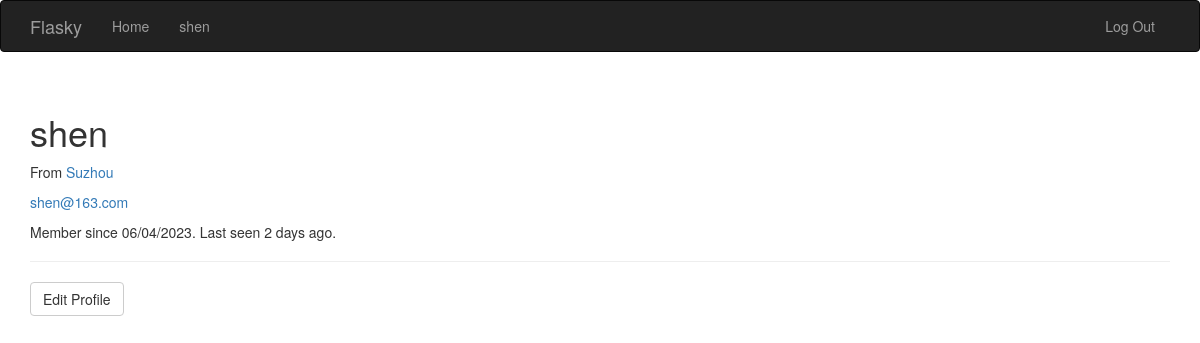
Before: /user/shen/ (signed in) with the older database file.
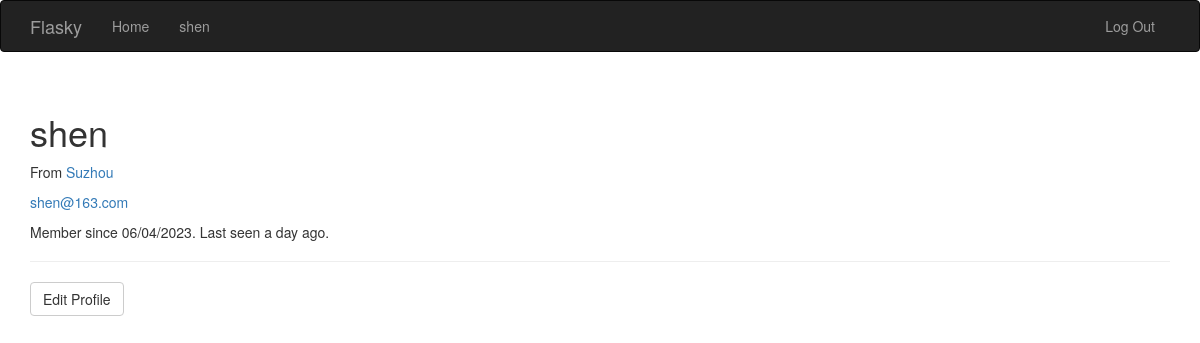
After: the same page with the newer database file.
### previews/models.py (models this page shows, shortened)
class User(UserMixin, db.Model):
    __tablename__ = 'users'
    id = db.Column(db.Integer, primary_key=True)
    email = db.Column(db.String(64), unique=True, index=True)
    username = db.Column(db.String(64), unique=True, index=True)
    password = db.Column(db.String(128))
    password_hash = db.Column(db.String(128))
    name = db.Column(db.String(64))
    location = db.Column(db.String(64))
    about_me = db.Column(db.Text())
    member_since = db.Column(db.DateTime(), default=datetime.utcnow)
    last_seen = db.Column(db.DateTime(), default=datetime.utcnow)
    role_id = db.Column(db.Integer, db.ForeignKey('roles.id'))
    posts = db.relationship('Post', backref='author', lazy='dynamic')
    def __repr__(self):
        return '<User {}'.format(self.username)
    @property
    def password(self):
        raise AttributeError('password is not a readable attribute')
    @password.setter
    def password(self, password):
        self.password_hash = generate_password_hash(password)
    def ping(self):
        self.last_seen = datetime.utcnow()
        db.session.add(self)
        db.session.commit()
    def can(self, perm):
        return self.role is not None and self.role.has_permission(perm)
    def is_administrator(self):
        return self.can(Permission.ADMIN)

### previews/app.py (the view)
@app.route('/user/<username>/')
def user(username=None):
    user = User.query.filter_by(username=username).first_or_404()
    print (user)
    return render_template('user.html', user=user)

### previews/app.py (called while the page is built)
@login_manager.user_loader
def load_user(user_id):
    return User.query.get(int(user_id))

@app.before_request
def before_request():
    if current_user.is_authenticated:
        current_user.ping()
        if not request.endpoint \
                and request.blueprint != 'auth' \
                and request.endpoint != 'static':
            return redirect(url_for('index'))

### previews/models.py (called while the page is built)
    def has_permission(self,perm):
        return self.permissions & perm == perm

### apps/templates/user.html (shortened to what this page needs)
{% extends "base.html" %}
{% block page_content %}
    <div class="page-header">
        <h1>{{ user.username }}</h1>
        {% if user.name or user.location %}
        <p>
            {% if user.location %}
                From <a href="http://maps.google.com/?q={{ user.location }}">{{ user.location }}</a>
             {% endif %}
        </p>
        {% endif %}
        {% if current_user.is_administrator() %}
            <p><a href="mailto:{{ user.email }}">{{ user.email }}</a></p>
        {% endif %}
        <p>
                Member since {{ moment(user.member_since).format('L') }}.
                Last seen {{ moment(user.last_seen).fromNow() }}.
        </p>
    </div>
    {% if user == current_user %}
        <a class="btn btn-default" href="{{ url_for('auth.edit_profile') }}">Edit Profile</a>
    {% endif %}
{% endblock %}

### apps/templates/base.html (shortened to what this page needs)
{% extends "bootstrap/base.html" %}
{% block head %}
{{ super() }}
{% endblock %}
{% block navbar %}
    <div class="navbar navbar-inverse" role="navigation">
        <div class="container">
            <div class="navbar-header">
                <a class="navbar-brand" href="/apps/static">Flasky</a>
            </div>
            <div class="navbar-collapse collapse">
                    <ul class="nav navbar-nav">
                        <li><a href="/apps/static">Home</a></li>
                        {% if current_user.is_authenticated %}
                            <li>
                                <a href="{{ url_for('main.user', username=current_user.username) }}">{{ current_user.username }}</a>
                            </li>
                        {% endif %}
                    </ul>
                    <ul class="nav navbar-nav navbar-right">
                        {% if current_user.is_authenticated %}
                            <li><a href="{{ url_for('auth.logout') }}">Log Out </a></li>
                        {% else %}
                            <li><a href="{{ url_for('auth.login') }}">Log In</a></li>
                        {% endif %}
                    </ul>
            </div>
        </div>
    </div>
{% endblock %}
{% block content %}
    <div class="container">
        {% block page_content %} {% endblock %}
    </div>
{% endblock %}

Changed rows visible on the page:
changed User "shen": last_seen "2 days ago" → "a day ago"
